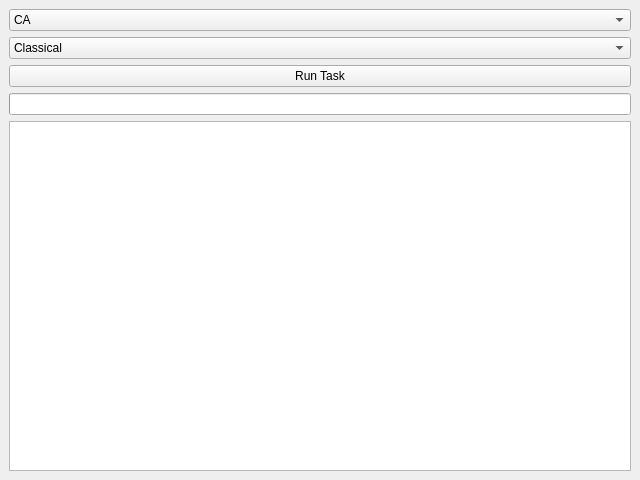
<?xml version="1.0" encoding="UTF-8"?>
<ui version="4.0">
 <class>PQCGui</class>
 <widget class="QMainWindow" name="PQCGui">
  <property name="geometry">
   <rect>
    <x>0</x>
    <y>0</y>
    <width>640</width>
    <height>480</height>
   </rect>
  </property>
  <widget class="QWidget" name="centralwidget">
   <layout class="QVBoxLayout">
    <item>
     <widget class="QComboBox" name="roleCombo">
      <item><property name="text"><string>CA</string></property></item>
      <item><property name="text"><string>Server</string></property></item>
      <item><property name="text"><string>Client</string></property></item>
     </widget>
    </item>
    <item>
     <widget class="QComboBox" name="algoCombo">
      <item><property name="text"><string>Classical</string></property></item>
      <item><property name="text"><string>NIST PQC</string></property></item>
      <item><property name="text"><string>KAZ</string></property></item>
     </widget>
    </item>
    <item>
     <widget class="QPushButton" name="runButton">
      <property name="text"><string>Run Task</string></property>
     </widget>
    </item>
    <item>
     <widget class="QProgressBar" name="progressBar"/>
    </item>
    <item>
     <widget class="QPlainTextEdit" name="logOutput"/>
    </item>
   </layout>
  </widget>
 </widget>
 <resources/>
 <connections/>
</ui>
